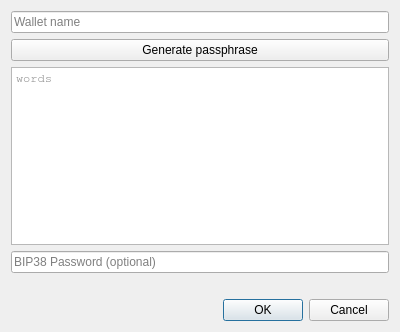
<?xml version="1.0" encoding="UTF-8"?>
<ui version="4.0">
 <class>CreateWordWalletDialog</class>
 <widget class="QDialog" name="CreateWordWalletDialog">
  <property name="geometry">
   <rect>
    <x>0</x>
    <y>0</y>
    <width>400</width>
    <height>332</height>
   </rect>
  </property>
  <property name="windowTitle">
   <string>Load wallet from words</string>
  </property>
  <layout class="QVBoxLayout" name="verticalLayout_2">
   <item>
    <layout class="QVBoxLayout" name="verticalLayout">
     <item>
      <widget class="QLineEdit" name="nameLineEdit">
       <property name="placeholderText">
        <string>Wallet name</string>
       </property>
      </widget>
     </item>
     <item>
      <widget class="QPushButton" name="generatePushButton">
       <property name="text">
        <string>Generate passphrase</string>
       </property>
      </widget>
     </item>
     <item>
      <widget class="QPlainTextEdit" name="wordsPlainTextEdit">
       <property name="font">
        <font>
         <family>FreeMono</family>
        </font>
       </property>
       <property name="readOnly">
        <bool>true</bool>
       </property>
       <property name="placeholderText">
        <string>words</string>
       </property>
      </widget>
     </item>
     <item>
      <widget class="QLineEdit" name="pwLineEdit">
       <property name="echoMode">
        <enum>QLineEdit::Password</enum>
       </property>
       <property name="placeholderText">
        <string>BIP38 Password (optional)</string>
       </property>
      </widget>
     </item>
     <item>
      <widget class="QLabel" name="warningLabel">
       <property name="text">
        <string/>
       </property>
       <property name="wordWrap">
        <bool>false</bool>
       </property>
      </widget>
     </item>
    </layout>
   </item>
   <item>
    <widget class="QDialogButtonBox" name="buttonBox">
     <property name="enabled">
      <bool>true</bool>
     </property>
     <property name="orientation">
      <enum>Qt::Horizontal</enum>
     </property>
     <property name="standardButtons">
      <set>QDialogButtonBox::Cancel|QDialogButtonBox::Ok</set>
     </property>
    </widget>
   </item>
  </layout>
 </widget>
 <resources/>
 <connections>
  <connection>
   <sender>buttonBox</sender>
   <signal>accepted()</signal>
   <receiver>CreateWordWalletDialog</receiver>
   <slot>accept()</slot>
   <hints>
    <hint type="sourcelabel">
     <x>248</x>
     <y>254</y>
    </hint>
    <hint type="destinationlabel">
     <x>157</x>
     <y>274</y>
    </hint>
   </hints>
  </connection>
  <connection>
   <sender>buttonBox</sender>
   <signal>rejected()</signal>
   <receiver>CreateWordWalletDialog</receiver>
   <slot>reject()</slot>
   <hints>
    <hint type="sourcelabel">
     <x>316</x>
     <y>260</y>
    </hint>
    <hint type="destinationlabel">
     <x>286</x>
     <y>274</y>
    </hint>
   </hints>
  </connection>
 </connections>
</ui>
